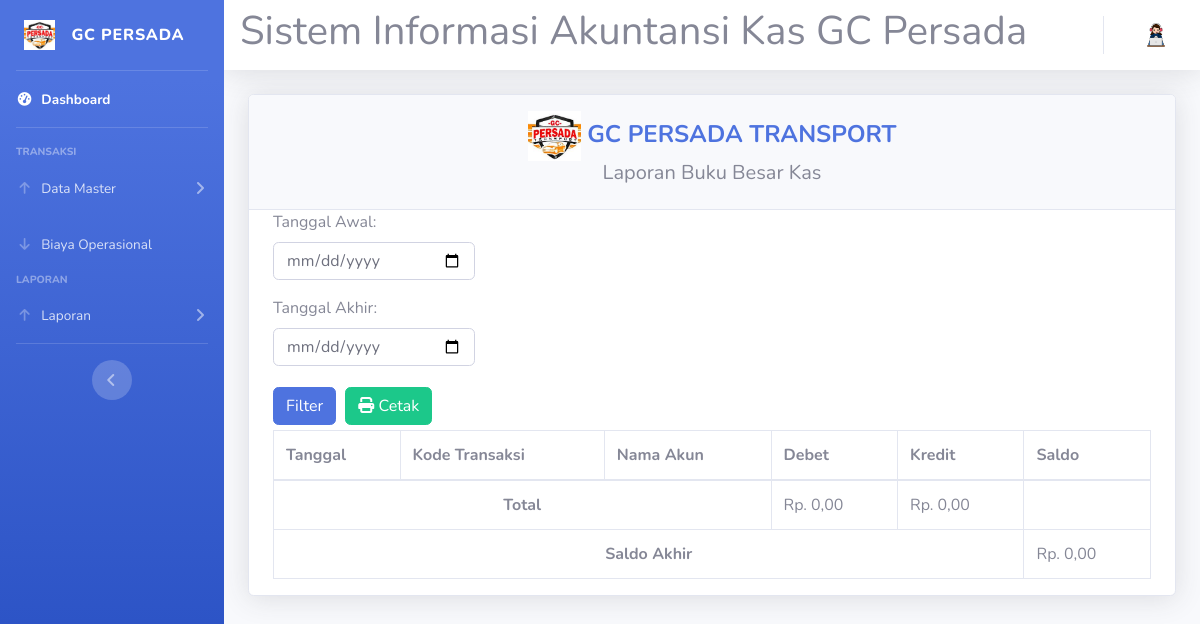
/buku-besar.php, run on an earlier commit of the app's database.
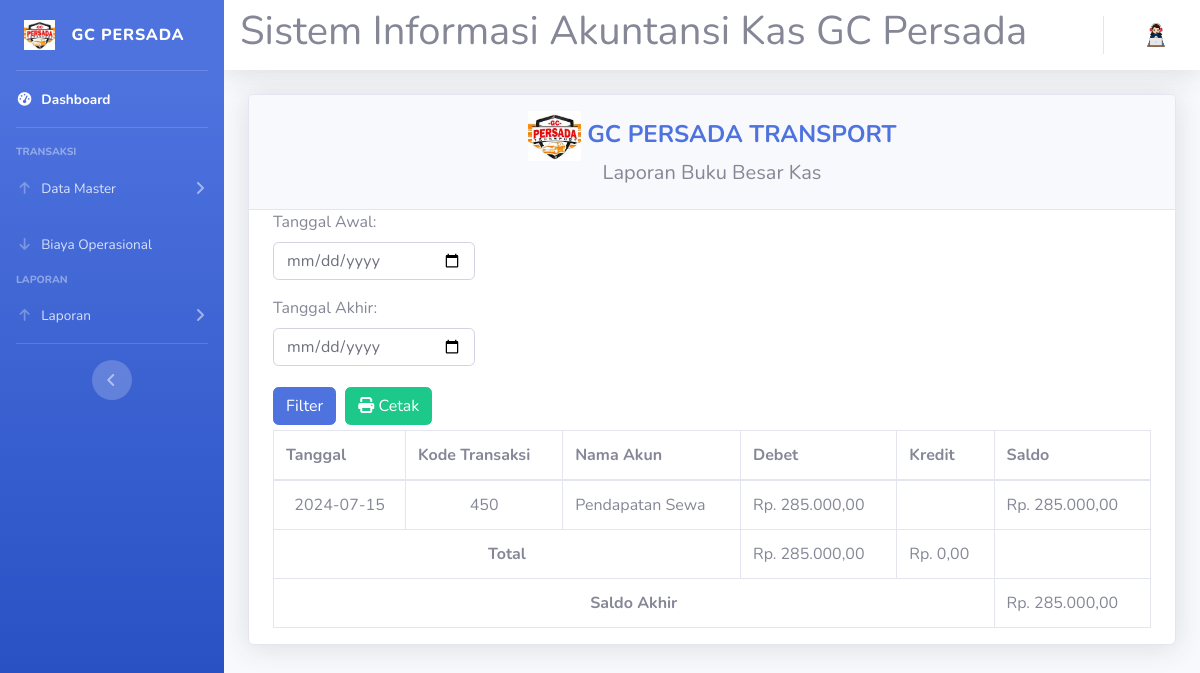
And on a later commit of the database.
### tables this page shows
CREATE TABLE `pendapatan_sewa` (
  `id_pendapatan` int(4) NOT NULL,
  `id_akun` varchar(15) NOT NULL,
  `no_pelanggan` varchar(4) NOT NULL,
  `id_sewa` int(2) NOT NULL,
  `nama_pendapatan` varchar(20) NOT NULL,
  `tgl_pendapatan` date NOT NULL,
  `jumlah_pendapatan` int(11) NOT NULL
);

### buku-besar.php (the view, shortened to what the changed rows need)
<?php
require 'koneksi.php';
?>
<!DOCTYPE html>
<html lang="en">
<head>
    <link href="vendor/fontawesome-free/css/all.min.css" rel="stylesheet" type="text/css">
    <link href="css/sb-admin-2.min.css" rel="stylesheet">
    <link href="vendor/datatables/dataTables.bootstrap4.min.css" rel="stylesheet">
</head>
<body id="page-top">
    <?php
    $role = $_SESSION['role_id'];
    $role == '2' ? require('sidebar-pemilik.php') : require('sidebar.php');
    require 'navbar.php'; ?>
    <div id="content">
        <div class="container">
            <div class="card shadow mb-4">
                <div class="container-fluid">
                    <div class="panel-body">
                        <div class="table-responsive">
                            <table class="table table-bordered" id="dataTable" width="100%" cellspacing="0">
                                <thead>
                                    <tr>
                                        <th>Tanggal</th>
                                        <th>Kode Transaksi</th>
                                        <th>Nama Akun</th>
                                        <th>Debet</th>
                                        <th>Kredit</th>
                                        <th>Saldo</th>
                                    </tr>
                                </thead>
                                <tbody>
                                    <?php
                                    $tanggal_awal = isset($_GET['tanggal_awal']) ? $_GET['tanggal_awal'] : date('Y-m-d');
                                    $tanggal_akhir = isset($_GET['tanggal_akhir']) ? $_GET['tanggal_akhir'] : date('Y-m-d');
                                    $queryPendapatan = mysqli_query($koneksi, "SELECT tgl_pendapatan AS tanggal, id_pendapatan AS kode_transaksi, nama_pendapatan AS nama_akun, jumlah_pendapatan AS debet, 0 AS kredit FROM pendapatan_sewa WHERE tgl_pendapatan BETWEEN '$tanggal_awal' AND '$tanggal_akhir'");
                                    $queryModal = mysqli_query($koneksi, "SELECT tanggal, kode_transaksi AS kode_transaksi, nama_akun AS nama_akun, nominal AS debet, 0 AS kredit FROM modal WHERE tanggal BETWEEN '$tanggal_awal' AND '$tanggal_akhir'");
                                    $queryOperasional = mysqli_query($koneksi, "SELECT tanggal_operasional AS tanggal, id_operasional AS kode_transaksi, nama_operasional AS nama_akun, 0 AS debet, total_operasional AS kredit FROM operasional WHERE tanggal_operasional BETWEEN '$tanggal_awal' AND '$tanggal_akhir'");
                                    $transactions = array_merge(mysqli_fetch_all($queryPendapatan, MYSQLI_ASSOC), mysqli_fetch_all($queryModal, MYSQLI_ASSOC), mysqli_fetch_all($queryOperasional, MYSQLI_ASSOC));
                                    usort($transactions, function($a, $b) {
                                        return strtotime($a['tanggal']) - strtotime($b['tanggal']);
                                    });
                                    $var_saldo = 0;
                                    $totalPendapatan = 0;
                                    $totalOperasional = 0;
                                    foreach ($transactions as $transaction) :
                                        $var_saldo += $transaction['debet'] - $transaction['kredit'];
                                    ?>
                                        <tr>
                                            <td align="center"><?= date('Y-m-d', strtotime($transaction['tanggal'])); ?></td>
                                            <td align="center"><?= $transaction['kode_transaksi']; ?></td>
                                            <td><?= $transaction['nama_akun']; ?></td>
                                            <td><?= $transaction['debet'] != 0 ? 'Rp. ' . number_format($transaction['debet'], 2, ',', '.') : ''; ?></td>
                                            <td><?= $transaction['kredit'] != 0 ? 'Rp. ' . number_format($transaction['kredit'], 2, ',', '.') : ''; ?></td>
                                            <td>Rp. <?= number_format($var_saldo, 2, ',', '.'); ?></td>
                                        </tr>
                                    <?php
                                        $totalPendapatan += $transaction['debet'];
                                        $totalOperasional += $transaction['kredit'];
                                    endforeach;
                                    ?>
                                </tbody>
                                <tfoot>
                                    <tr>
                                        <th colspan="3">
                                            <center>Total</center>
                                        </th>
                                        <td>Rp. <?= number_format($totalPendapatan, 2, ',', '.'); ?></td>
                                        <td>Rp. <?= number_format($totalOperasional, 2, ',', '.'); ?></td>
                                        <td></td>
                                    </tr>
                                    <tr>
                                        <th colspan="5">
                                            <center>Saldo Akhir</center>
                                        </th>
                                        <td>Rp. <?= number_format($var_saldo, 2, ',', '.'); ?></td>
                                    </tr>
                                </tfoot>
                            </table>
                        </div>
                    </div>
                </div>
            </div>
        </div>
    </div>
</body>
</html>

What changed in the data, as far as the page shows it:
added pendapatan_sewa: tgl_pendapatan "2024-07-15", id_pendapatan "450", nama_pendapatan "Pendapatan Sewa", jumlah_pendapatan "285.000,00", var_saldo "285.000,00"
Also different on the page:
$totalPendapatan: "0,00" → "285.000,00"
$var_saldo: "0,00" → "285.000,00"
